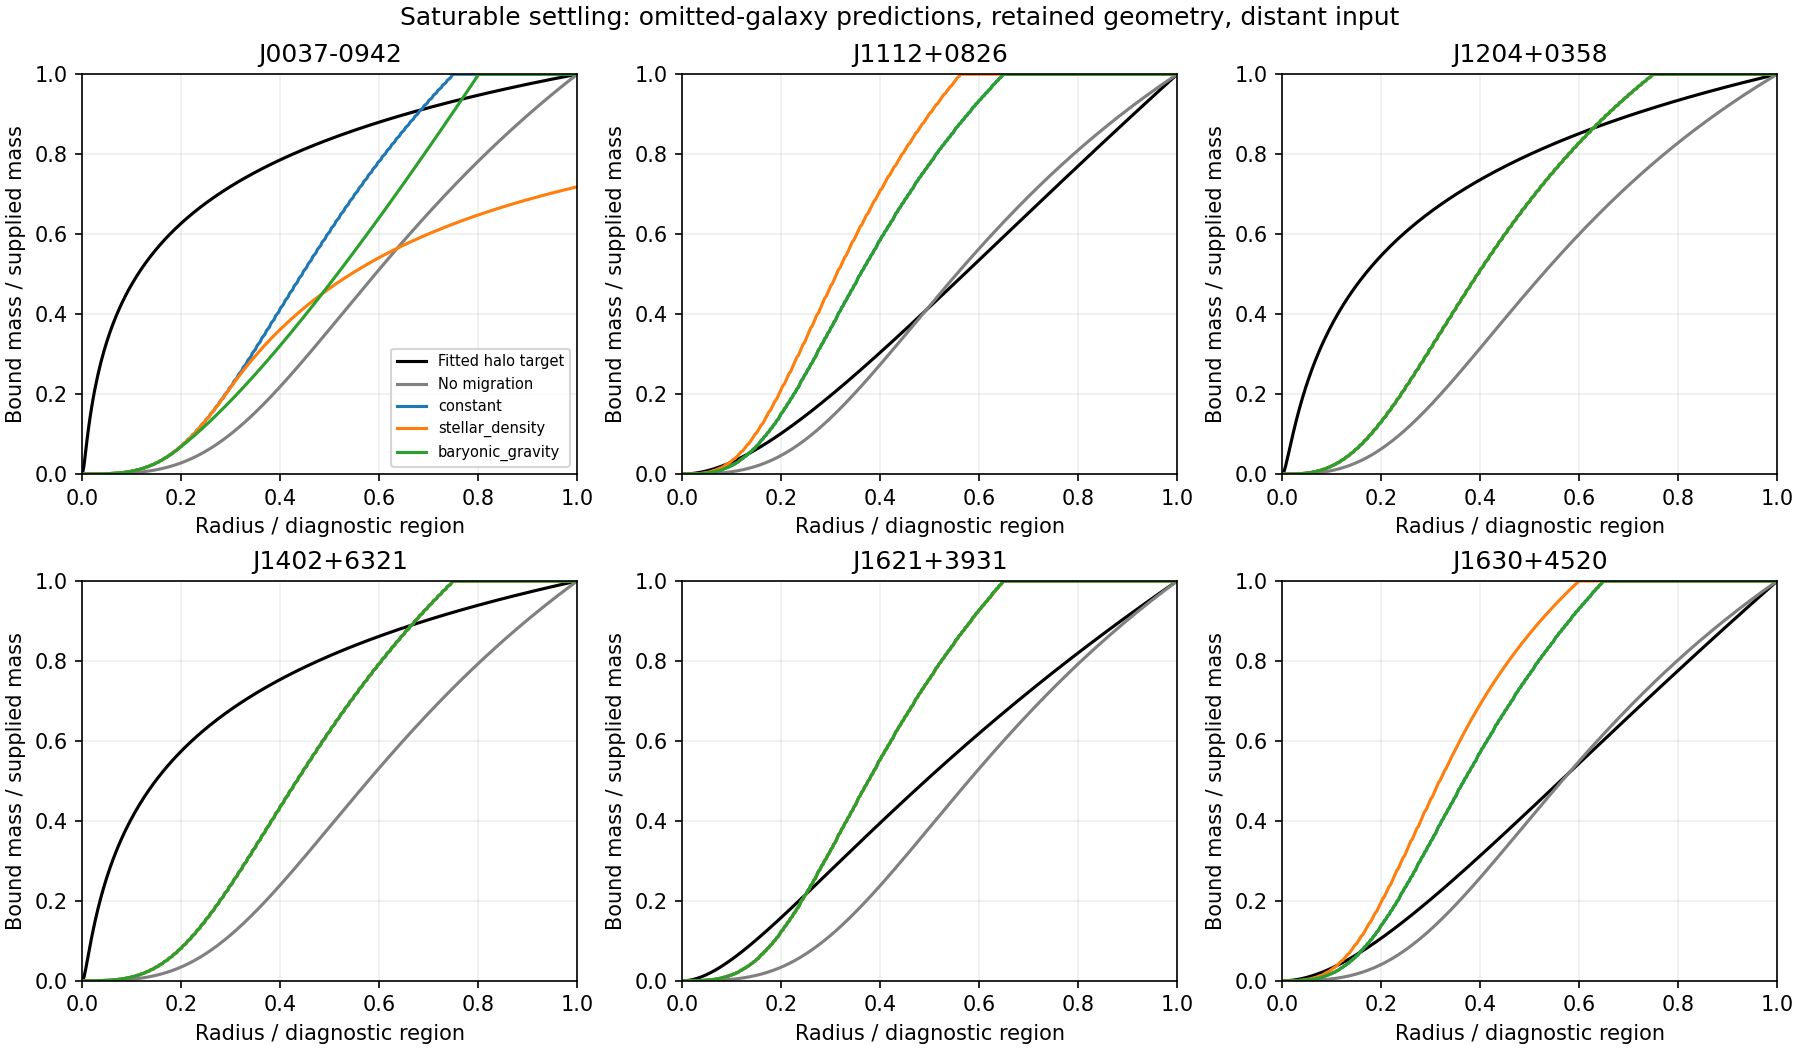

Generate this figure with Python:
"""Saturable bound-state allocation with explicit unbound energy accounting."""
from pathlib import Path
import hashlib,json
import numpy as np
from numba import njit
P=Path(__file__).resolve().parent
files=['stream-capture-results.json','halo-deposition-map-results.json','third-retention-optics-results.json','migration-variants-results.json']
streams=json.loads((P/files[0]).read_text())['rows']
halos=json.loads((P/files[1]).read_text())['rows']
stars=json.loads((P/files[2]).read_text())['rows']
previous=json.loads((P/files[3]).read_text())
bs=np.linspace(0,np.log(100),33)
models=['constant','stellar_density','baryonic_gravity']

@njit
def allocate(m,cap,s,reverse=False):
    n=len(m);bound=np.zeros(n);blocked=0.
    for step in range(n):
        i=n-1-step if reverse else step
        amount=m[i];j0=min(i,int(s*(i+.5)))
        for j in range(j0,i+1):
            room=max(cap[j]-bound[j],0.)
            take=min(room,amount);bound[j]+=take;amount-=take
            if amount<1e-15:break
        blocked+=amount
    return bound,blocked

@njit
def sweep(m,basecap,params):
    out=np.zeros((len(params),len(m)+1));blocked=np.zeros(len(params))
    for k in range(len(params)):
        b=params[k,0];c=10**params[k,1]
        bound,left=allocate(m,basecap*c,np.exp(-b));blocked[k]=left
        out[k,1:]=np.cumsum(bound)
    return out,blocked

def setup(row,model,branch,n):
    h=next(h for h in halos if all(h[k]==row[k] for k in ['Name','geometry','population']))
    st=next(v for v in stars if v['Name']==row['Name'] and v['model']=='attenuated_'+row['population'])
    R=row['R_kpc'];edge=np.linspace(0,R,n+1);x=edge/R;mid=(edge[1:]+edge[:-1])/2
    M0=next(v['original_deposit_enclosed_Msun'] for v in h['samples'] if v['aperture']=='5Re')
    cdf=np.interp(x,row['r_over_R'],row['case_cdfs'][branch]);m=np.maximum(np.diff(cdf),0)
    vol=4*np.pi/3*np.diff(edge**3);a=(R/5)/1.8153;Ms=st['mass_Msun']
    if model=='constant':cap=vol/M0
    elif model=='stellar_density':cap=np.diff(Ms*edge**2/(edge+a)**2)/M0
    else:
        # G in kpc (km/s)^2/Msun; acceleration converted to SI.
        g=4.30091e-6*Ms/(mid+a)**2*1e6/3.085677581491367e19
        cap=vol*g/1e-10/M0
    truth=np.interp(x,row['r_over_R'],row['target_cdf'])
    return m,cap,truth,cdf,M0

results=[];largest_res=0;largest_order=0;worst_conservation=0
for geometry in ['companion_regular','standard_flat_FLRW']:
 for population in ['Chabrier','Salpeter']:
  rows=[r for r in streams if r['geometry']==geometry and r['population']==population]
  for branch,label in [(-1,'distant'),(0,'near_1.1R')]:
   for model in models:
    logs=np.linspace(-3,3,37) if model=='stellar_density' else np.linspace(3,12,37)
    params=np.array([(b,c) for b in bs for c in logs]);pred=[];errors=[];blocked=[];baseline=[]
    for row in rows:
        m,cap,truth,base,M0=setup(row,model,branch,160)
        y,z=sweep(m,cap,params)
        assert np.max(np.abs(y[:,-1]+z-1))<1e-10
        pred.append(y);blocked.append(z);errors.append(np.mean((y-truth)**2,axis=1));baseline.append(np.mean((base-truth)**2))
    errors=np.array(errors);best=int(np.argmin(errors.mean(axis=0)));per=[];loos=[]
    for i,row in enumerate(rows):
        ix=int(np.argmin(np.delete(errors,i,axis=0).mean(axis=0)));loos.append(errors[i,ix])
        m,cap,truth,base,M0=setup(row,model,branch,160)
        checks={};finecurves={}
        for kind,which in [('shared',best),('loo',ix)]:
            pp=params[which];fine_m,fine_cap,fine_truth,_,_=setup(row,model,branch,320)
            fine,free=allocate(fine_m,fine_cap*10**pp[1],np.exp(-pp[0]));rev,rf=allocate(fine_m,fine_cap*10**pp[1],np.exp(-pp[0]),True)
            yc=np.r_[0.,np.cumsum(fine)];yr=np.r_[0.,np.cumsum(rev)]
            conservation=abs(fine.sum()+free-1);worst_conservation=max(worst_conservation,conservation)
            assert conservation<1e-10 and np.all(fine<=fine_cap*10**pp[1]+1e-10) and np.min(fine)>=0
            drift=float(np.max(np.abs(pred[i][which]-yc[::2])));order=float(np.max(np.abs(yc-yr)))
            largest_res=max(largest_res,drift);largest_order=max(largest_order,order)
            unlimited,_=allocate(fine_m,np.full(len(fine_m),1e99),np.exp(-pp[0]))
            cap_effect=float(np.max(np.abs(yc-np.r_[0.,np.cumsum(unlimited)])))
            checks[kind]=dict(capacity_max_cdf_effect=cap_effect,resolution_max_cdf_change=drift,ordering_max_cdf_change=order,refined_blocked_fraction=float(free),reverse_order_blocked_fraction=float(rf),fine_rms=float(np.sqrt(np.mean((yc-fine_truth)**2))))
            finecurves[kind]=yc.tolist()
        per.append(dict(Name=row['Name'],supplied_original_inventory_Msun=M0,baseline_max_error=float(np.max(np.abs(base-truth))),shared_max_error=float(np.max(np.abs(pred[i][best]-truth))),loo_max_error=float(np.max(np.abs(pred[i][ix]-truth))),loo_parameters=params[ix].tolist(),loo_grid_boundary=bool(ix//37 in [0,32] or ix%37 in [0,36]),shared_blocked_fraction=float(blocked[i][best]),loo_blocked_fraction=float(blocked[i][ix]),checks=checks,refined_cdfs=finecurves))
    result=dict(geometry=geometry,population=population,source=label,model=model,shared_parameters=params[best].tolist(),shared_grid_boundary=bool(best//37 in [0,32] or best%37 in [0,36]),baseline_rms=float(np.sqrt(np.mean(baseline))),shared_rms=float(np.sqrt(errors[:,best].mean())),loo_rms=float(np.sqrt(np.mean(loos))),rows=per)
    old=next(v for v in previous['results'] if v['geometry']==geometry and v['population']==population and v['source']==label and v['model']=='partial')
    x=np.linspace(0,1,161)
    result['previous_partial_loo_rms_same_grid']=float(np.sqrt(np.mean([np.mean((np.interp(x,previous['grid'],v['loo_cdf'])-np.interp(x,previous['grid'],v['target_cdf']))**2) for v in old['rows']])))
    results.append(result)
    print(geometry,population,label,model,'baseline/shared/LOO pp',*[round(100*result[k],3) for k in ['baseline_rms','shared_rms','loo_rms']],flush=True)
out=dict(scope='Capacity-limited bound reservoir with traveling overflow; not a full gravity or lens fit',input_sha256={f:hashlib.sha256((P/f).read_bytes()).hexdigest() for f in files},capacity_units='constant/gravity: log10 Msun/kpc^3; stellar: log10 dimensionless multiplier',parameter_order=['b','log10_capacity_amplitude'],largest_resolution_max_cdf_change=largest_res,largest_ordering_max_cdf_change=largest_order,max_inventory_conservation_error=worst_conservation,results=results)
(P/'saturation-results.json').write_text(json.dumps(out,separators=(',',':'),allow_nan=False)+'\n',encoding='utf-8',newline='\n')
lines=['# Capacity-limited companion settling','',
'Three receiving-capacity rules were tested while keeping the one-third capture law fixed. Incoming packets fill available bound states inward of their original location; blocked packets try farther-out cells within their permitted migration interval. Any remainder stays in an explicitly counted traveling reservoir. No missing packet energy is renormalized into the bound profile.','',
'## Proposed rules and formula provenance','',
'Use mass-equivalent capacity rho_cap=u_cap/c^2. The E=mc^2 conversion and shell bookkeeping are known mathematics. These companion capacity rules are proposed, not derived physics:','',
'| Rule | Bound-state capacity density |','|---|---|',
'| Constant | rho_cap=C |','| Stellar density | rho_cap=zeta*rho_stars |','| Baryonic gravity | rho_cap=C*g_b/(1e-10 m/s^2) |','',
'Stellar density and acceleration are estimated with a known spherical Hernquist form, M_star(<r)=M_star*r^2/(r+a_star)^2 and a_star=Re/1.8153. This is a declared approximate proxy with the original companion-fit stellar mass, not a measured three-dimensional stellar distribution or an NFW-derived driving field. No halo target mass was used to set capacity or supplied inventory. The mass inputs themselves were fitted to prior stellar data, so they are not wholly independent measurements.','',
'For each source packet, the allowed interval is exp(-b)*r to r. The algorithm fills the innermost available cell, continues outward if full, and records unbound overflow. b is a phenomenological migration-rate-times-duration parameter; no universe age is imposed. This is an allocation rule, not a solved time-dependent drift equation or a gravitational force law. Source packets are processed inside-out; reversing order is reported as a sensitivity check.','',
'The supplied inventory is the original deposit mass inside diagnostic 5 Re, redistributed according to each conditional stream profile. R is not a measured halo boundary. Cumulative bound mass is divided by SUPPLIED mass, so its endpoint can be below one. The target is still a normalized halo profile; this does not verify the absolute halo mass, original photon supply or projected lensing. Traveling overflow also gravitates, but its field and stresses are not solved here; these comparisons concern the bound component only.','',
'## Shared fits and transfer','',
'Two parameters per rule were fitted on a declared grid. Each omitted-galaxy result fits the other five and freezes the rule for the omitted target. All targets were previously inspected. Numbers below are RMS cumulative-profile errors in percentage points, not velocity/lens errors or significance.','',
'| Geometry | Source | Capacity | No migration | Shared fit | Omitted-galaxy transfer |','|---|---|---|---:|---:|---:|']
for r in results:
 if r['population']=='Chabrier':lines.append(f"| {r['geometry']} | {r['source']} | {r['model']} | {100*r['baseline_rms']:.2f} | {100*r['shared_rms']:.2f} | {100*r['loo_rms']:.2f} |")
lines+=['','All population cases, parameter boundaries, per-target errors, original supplied inventories, blocked fractions, refined curves and sensitivity checks are in saturation-results.json. Grid bounds were not expanded after seeing results. A lower bound-component error achieved by leaving energy unbound is not by itself a successful total-gravity prediction.','',
'## Numerical and physical limits','',f"Packet accounting closes to {worst_conservation:.3g}; no bound cell exceeds its capacity. Doubling radial cells changes a selected cumulative curve by at most {largest_res:.4g}, and reversing packet order changes it by at most {largest_order:.4g}. These differences quantify unresolved numerical or assembly-order dependence rather than disappearing into a fit. The shared/omitted scores in the table use the declared 160-cell grid; refined scores are archived.",'',
'The bound-plus-traveling packet energy is conserved. Gravitational work released during settling, pressure/support, momentum exchange, self-gravity and time-dependent supply still require a physical completion. Capacity does not switch gravity off: filled bound cells and traveling energy remain gravitational sources. No research goal, new observational lens fit, or derivation of saturation is claimed complete.']
findings=['## Outcome','',
'None of these capacity prescriptions beats the previous partial-migration model on the retained-geometry omitted-galaxy comparison. Distant-input errors are about 24.64, 28.08 and 25.46 points for constant, stellar and gravitational capacities. The prior partial-migration value is about 20 points. Grid-matched comparisons to those archived predictions are included in the JSON; small changes from earlier numbers reflect radial sampling.','',
'The best distant-input shared fits choose high enough capacities to behave essentially like unsaturated contraction. Thus their improvement over no migration is not evidence for saturation. The near-source gravitational-capacity branch does actively redistribute packets and improves its own baseline to 23.62 points, but still does not outperform the previous partial model. These are already-inspected data and the capacity amplitudes are phenomenological.','',
'Some stellar-capacity omitted fits fail to bind about 28% of one target inventory. That energy remains in the traveling account; its gravitational field cannot be ignored in a physical model. Source ordering can change a selected bound cumulative profile by as much as 43.8 percentage points, much larger than the radial-grid effect (under 0.8 points). This is a serious assembly-history dependence of the allocation prescription, not numerical proof of a unique stable halo.','',
'The next physical requirement is a time-dependent transport and source-history rule allowing occupied states, incoming packets and traveling overflow to interact consistently. The present test gives no basis to claim that a universal saturation threshold has solved the halos, or to modify the one-third capture exponent.','']
pos=lines.index('## Numerical and physical limits');lines[pos:pos]=findings
(P/'saturation-report.md').write_text('\n'.join(lines)+'\n',encoding='utf-8',newline='\n')
import matplotlib
matplotlib.use('Agg')
import matplotlib.pyplot as plt
fig,axes=plt.subplots(2,3,figsize=(12,7),layout='constrained')
selected=[r for r in results if r['geometry']=='companion_regular' and r['population']=='Chabrier' and r['source']=='distant']
for i,ax in enumerate(axes.flat):
 name=selected[0]['rows'][i]['Name'];row=next(r for r in streams if r['Name']==name and r['population']=='Chabrier' and r['geometry']=='companion_regular')
 x=np.linspace(0,1,321)
 ax.plot(x,np.interp(x,row['r_over_R'],row['target_cdf']),'k',label='Fitted halo target')
 ax.plot(x,np.interp(x,row['r_over_R'],row['case_cdfs'][-1]),color='gray',label='No migration')
 for result in selected:ax.plot(x,result['rows'][i]['refined_cdfs']['loo'],label=result['model'])
 ax.set(title=name,xlabel='Radius / diagnostic region',ylabel='Bound mass / supplied mass',xlim=(0,1),ylim=(0,1));ax.grid(alpha=.2)
axes.flat[0].legend(fontsize=7)
fig.suptitle('Saturable settling: omitted-galaxy predictions, retained geometry, distant input')
fig.savefig(P/'saturation.png',dpi=150)
